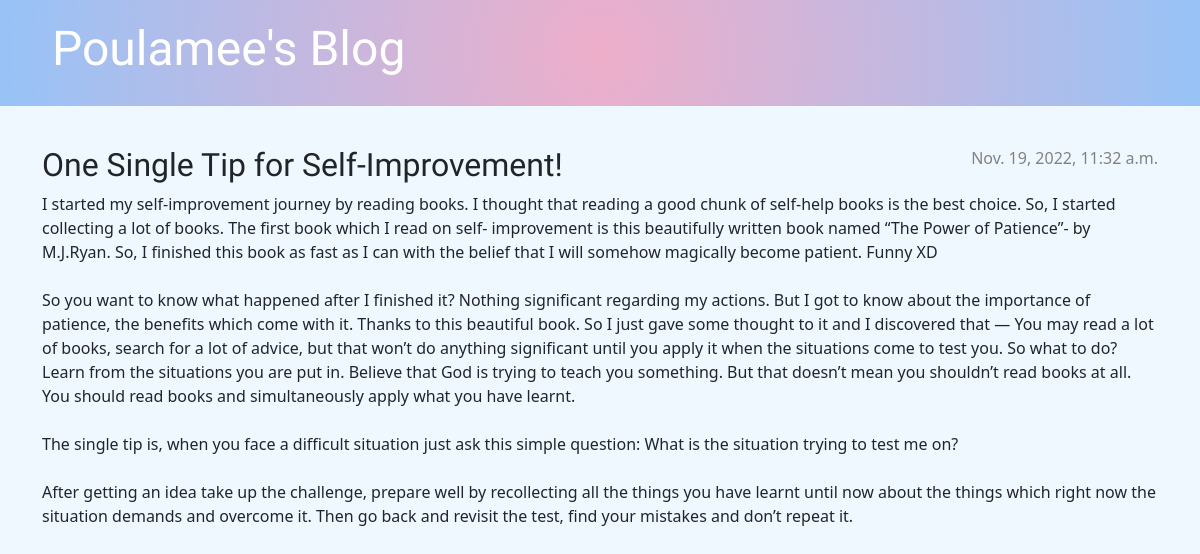
/post/1/, run on an earlier commit of the app's database.
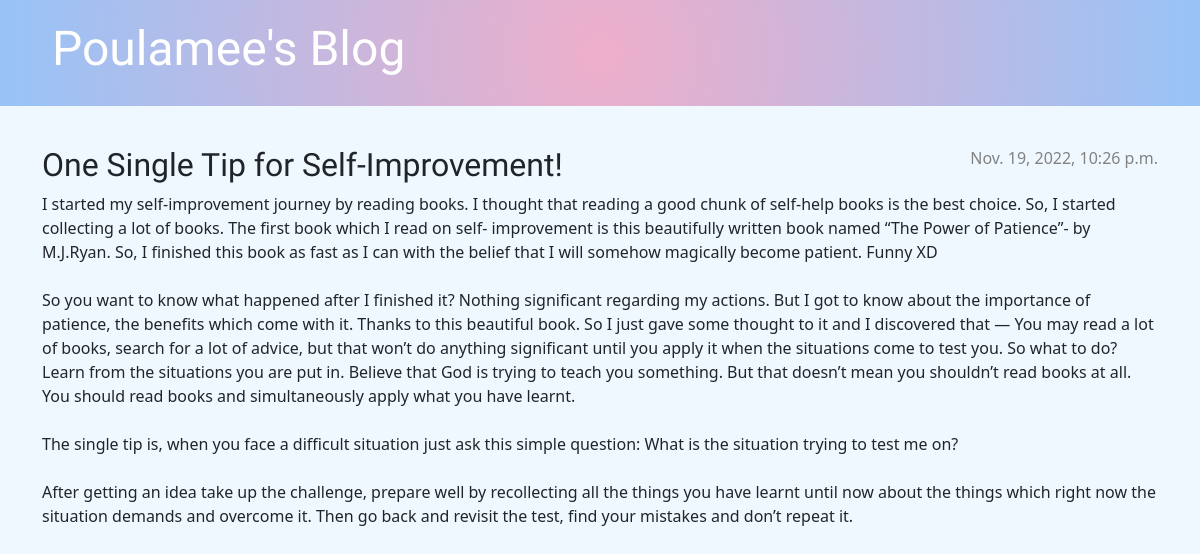
And on a later commit of the database.
### blog/models.py (models this page shows, shortened)
class Post(models.Model):
    author = models.ForeignKey(settings.AUTH_USER_MODEL, on_delete=models.CASCADE)
    title = models.CharField(max_length=200)
    text = models.TextField()
    created_date = models.DateTimeField(default=timezone.now)
    published_date = models.DateTimeField(blank=True, null=True)

### blog/views.py (the view)
# urls.py: path('post/<int:pk>/', views.post_detail, name='post_detail'),
def post_detail(request, pk):
    post = get_object_or_404(Post, pk=pk)
    return render(request, 'blog/post_detail.html', {'post': post})

### blog/templates/blog/post_detail.html (shortened to what this page needs)
{% extends 'blog/base.html' %}
{% block content %}
    <article class="post">
        {% if post.published_date %}
            <time class="date">
                {{ post.published_date }}
            </time>
        {% endif %}
        <h2>{{ post.title }}</h2>
        <p>{{ post.text|linebreaksbr }}</p>
    </article>
{% endblock %}

What changed in the data, as far as the page shows it:
changed Post "One Single Tip for Self-Improvement!": published_date "Nov. 19, 2022, 11:32 a.m." → "Nov. 19, 2022, 10:26 p.m."
